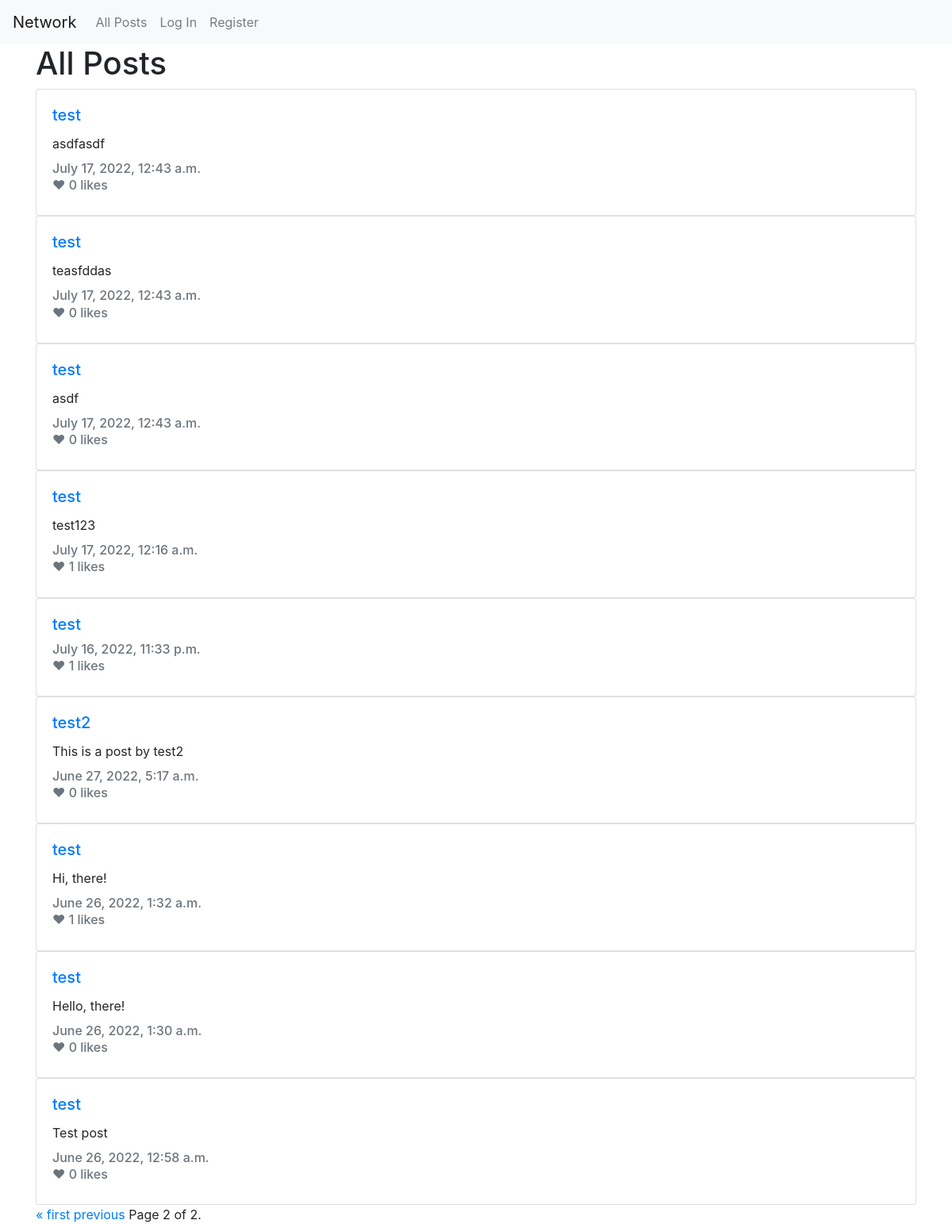
Screenshot of /?page=2 with the database file from the repository.
### network/models.py (models this page shows, shortened)
class Post(models.Model):
    user = models.ForeignKey(User, on_delete=models.CASCADE, related_name="posts")
    text = models.CharField(max_length=280)
    created_at = models.DateTimeField(auto_now_add=True)
    updated_at = models.DateTimeField(auto_now=True)

class User(AbstractUser):
    followers = models.ManyToManyField('self', symmetrical=False, blank=True, related_name='user_followers')
    created_at = models.DateTimeField(auto_now_add=True)
    updated_at = models.DateTimeField(auto_now=True)

### network/views.py (the view)
# urls.py: path("", views.index, name="index"),
def index(request):
    posts = Post.objects.all().order_by("created_at").reverse()
    paginator = Paginator(posts, 10)
    page_number = request.GET.get('page')
    page_obj = paginator.get_page(page_number)
    return render(request, "network/index.html", {
        "page_obj": page_obj,
        "title": "All Posts"
    })

### network/templates/network/index.html (shortened to what this page needs)
{% extends "network/layout.html" %}
{% block body %}
  <div class="container">
    <h1>{{ title }}</h1>
    {% for post in page_obj %}
      <div class="card" style="width: 100%;">
        <div class="card-body">
          <h5 class="card-title">
            <a href="/u/{{ post.user.username }}">{{ post.user.username }}</a>
          </h5>
          <p class="card-text" id="post-text-{{ post.pk }}">{{ post.text }}</p>
          <h6 class="card-subtitle mb-2 text-muted">{{ post.created_at }}</h6>
          <h6 class="card-subtitle mb-2 text-muted likes-count likes-count-{{ post.id }}" data-id="{{ post.id }}">
            ❤ {{ post.likes.count }} likes</h6>
        </div>
      </div>
    {% endfor %}
    <div class="pagination">
      <span class="step-links">
        {% if page_obj.has_previous %}
          <a href="?page=1">&laquo; first</a>
          <a href="?page={{ page_obj.previous_page_number }}">previous</a>
        {% endif %}
        <span class="current">
          Page {{ page_obj.number }} of {{ page_obj.paginator.num_pages }}.
        </span>
        </span>
    </div>
  </div>
{% endblock %}

### rows the page displays
Post: user.username "test", text "asdfasdf", created_at "July 17, 2022, 12:43 a.m.", likes.count "0"
Post: user.username "test", text "teasfddas", created_at "July 17, 2022, 12:43 a.m.", likes.count "0"
Post: user.username "test", text "asdf", created_at "July 17, 2022, 12:43 a.m.", likes.count "0"
Post: user.username "test", text "test123", created_at "July 17, 2022, 12:16 a.m.", likes.count "1"
Post: user.username "test", created_at "July 16, 2022, 11:33 p.m.", likes.count "1"
Post: user.username "test2", text "This is a post by test2", created_at "June 27, 2022, 5:17 a.m.", likes.count "0"
Post: user.username "test", text "Hi, there!", created_at "June 26, 2022, 1:32 a.m.", likes.count "1"
Post: user.username "test", text "Hello, there!", created_at "June 26, 2022, 1:30 a.m.", likes.count "0"
Post: user.username "test", text "Test post", created_at "June 26, 2022, 12:58 a.m.", likes.count "0"

### other values shown
{{ title }} "All Posts"
{{ page_obj.number }} "2"
{{ page_obj.paginator.num_pages }} "2"
